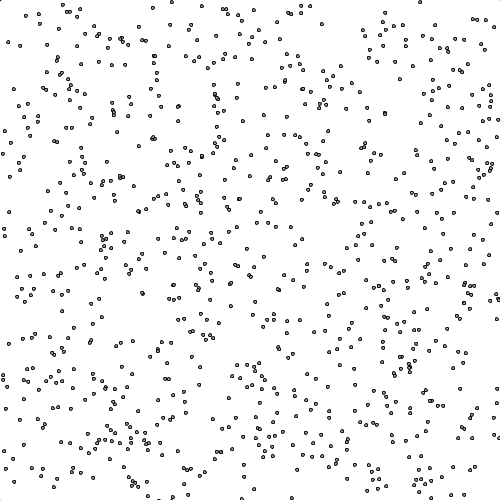
Frame 1 (no input)
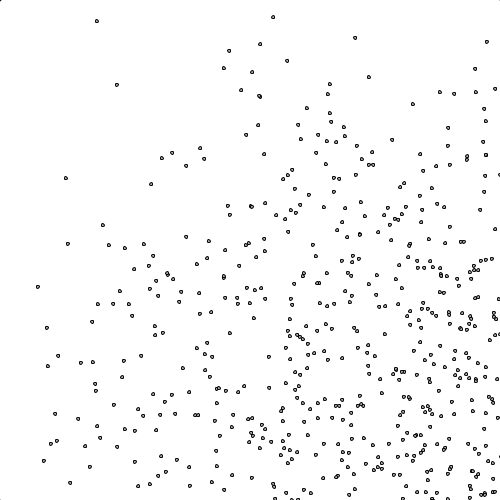
Frame 60 (the mouse pressed at the canvas centre just before this capture)
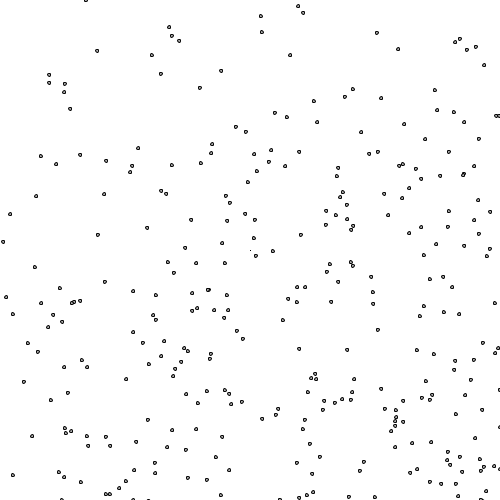
Frame 120 (the mouse held since frame 60 and released just before this capture)

The Processing sketch that drew these frames (run headless with seeded random() and noise(); from frame 60 on, the mouse is pressed at the canvas centre):

// Processing sketch: processing_48363
// ── processing_48363.pde

//////////////////////////////////////////////////////////////////////////////
//////////////////////////////////////////////////////////////////////////////

// Creates a set of randomized particles held in an arraylist,
// determines their position inside an arbitrary container that
// is controlled by the position of the mouse. Try changing
// the number of particles it creates and see the results!

//////////////////////////////////////////////////////////////////////////////
//////////////////////////////////////////////////////////////////////////////



// Declaring our particle class, our arraylist of particles, our arraylist of planes, and our variable declaring the distance to the center from the edge.
Particle particle;
ArrayList particles;
ArrayList planes;
float distanceToCenter = 250;

// This specifies the number of particles we want to add to our box
int NumParticles = 900;


//vectors to hold the arbitrary 
PVector plane0;
PVector plane1;
PVector plane2;
PVector plane3;

// Vectors that will hold the corners of the  arbitrary edges of the bounding box, so we can draw it to the screen
PVector cornerTopLeft;
PVector cornerTopRight;
PVector cornerBotLeft;
PVector cornerBotRight;

// Storing the location of the mouse, and the normalized (unit vector) version of that
PVector mouse;
PVector mouseNorm;

void setup() {
  size(500, 500);
  smooth();
  background(255);
  particles = new ArrayList();
  planes = new ArrayList();
  
  // Add our specified number of particles to the arraylist we created above, each one gets a random position and velocity
  for (int i = 0; i<NumParticles; i++) {
    particles.add(new Particle(random(width)-width/2, random(height)-height/2, random(5), random(5)));
  }

  // Add our edges into the arraylist, each is defined by the unit vector perpendicular to it, e.g. the RIGHT side of our theoretical 1 by 1 box, would be 1 unit to the right horizontally, and 0 vertically.
  planes.add(new PVector(0, -1));
  planes.add(new PVector(-1, 0));
  planes.add(new PVector(1, 0));
  planes.add(new PVector(0, 1));
}

void draw() {
  translate(250, 250);
  background(255);
  //noStroke();
  fill(10);
  
  // defining the coordinates of the mouse
  PVector mouse = new PVector(mouseX - 250,mouseY - 250);
  
  // Defining the corners of the box relative to the mouse
  PVector cornerTopLeft = new PVector(-mouse.x + mouse.y, -mouse.y - mouse.x);
  PVector cornerTopRight = new PVector(mouse.x + mouse.y, mouse.y - mouse.x);
  PVector cornerBotLeft = new PVector(-mouse.y - mouse.x, -mouse.y + mouse.x);
  PVector cornerBotRight = new PVector(-mouse.y + mouse.x, mouse.y + mouse.x);
  
  // Drawing the box based on the corners we defined
  line(cornerTopLeft.x,cornerTopLeft.y,cornerBotLeft.x,cornerBotLeft.y);
  line(cornerBotLeft.x,cornerBotLeft.y,cornerBotRight.x,cornerBotRight.y);
  line(cornerBotRight.x,cornerBotRight.y,cornerTopRight.x,cornerTopRight.y);
  line(cornerTopRight.x,cornerTopRight.y,cornerTopLeft.x,cornerTopLeft.y);
  

  distanceToCenter = mouse.mag();
  mouse.normalize();
  
  
  plane0 = (PVector) planes.get(0);
  plane1 = (PVector) planes.get(1);
  plane2 = (PVector) planes.get(2);
  plane3 = (PVector) planes.get(3);
  
  plane0.set (mouse.x,mouse.y,0.0);
  plane1.set (-mouse.x,-mouse.y,0.0);
  plane2.set (mouse.y,-mouse.x,0.0);
  plane3.set (-mouse.y,mouse.x,0.0);
  
  //println(plane0.x);
  //println(plane1.x);
  //println(plane2.x);
  //println(plane3.x);

 
  for (int i = 0; i< particles.size(); i++) {
    Particle particle = (Particle) particles.get(i);
    particle.update();
    particle.checkEdges();
    particle.display();
  }
}

class Particle {
  PVector location;
  PVector velocity;
  PVector locNorm;

  // the constructor for our particles
  Particle(float posx, float posy, float velx, float vely) {
    location = new PVector( posx, posy);
    velocity = new PVector( velx, vely);
  }

  // move the particles
  void update() {
    location.add(velocity);
  }

  // check the location of the particles, reflect them or move them if necessary
  void checkEdges() {
    locNorm = location.get();
    locNorm.normalize();
    
    for (int j =0; j < 4; j ++) {
      PVector plane = (PVector) planes.get(j);
      float distance = location.dot(plane) + distanceToCenter;

      // If a particle is hitting an edge and has not yet been reflected, reflect it
      if (distance < 0 && velocity.dot(plane) < 0)
      { 
        PVector temp = plane.get();
        temp.mult(2*plane.dot(velocity));
        velocity.sub(temp);
      }
      
      // If a particle finds its way out of the box, subtract that distance from the location, and put it back in the box.
      if (distance<0){
        location.set(location.x - distance * plane.x, location.y - distance * plane.y,0.0);
      }
    }
  }
  // Draw the particles
  void display() {
    stroke(0);
    fill(175);
    ellipse(location.x, location.y, 3, 3);
  }
}
